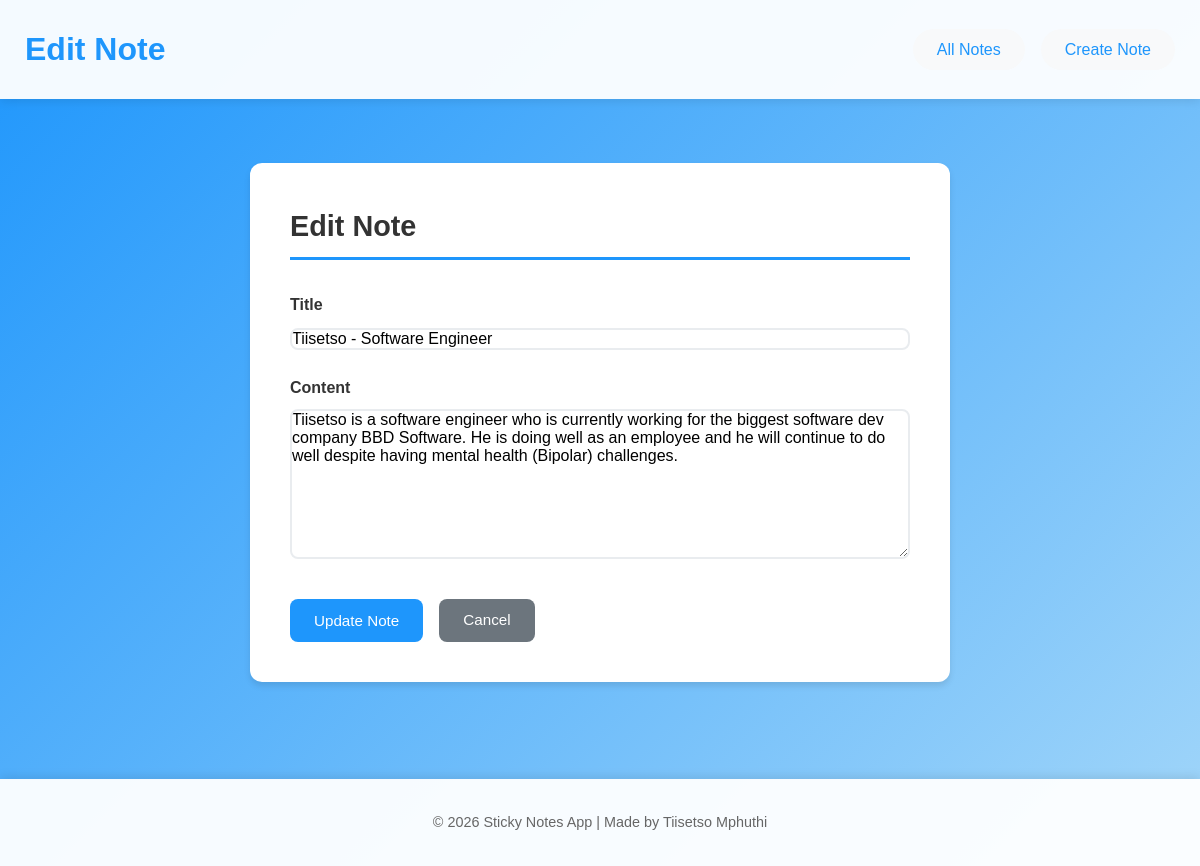
Page /note/8/edit/ on the committed database.
### notes/models.py (models this page shows, shortened)
class Note(models.Model):
    title = models.CharField(max_length=200, blank=False, null=False)
    content = models.TextField(blank=True, null=False)
    created_at = models.DateTimeField(auto_now_add=True)
    updated_at = models.DateTimeField(auto_now=True)
    class Meta:
        ordering = ['-created_at']

### notes/views.py (the view)
# urls.py: path('note/<int:pk>/edit/', views.note_update, name='note_update'),
def note_update(request, pk):
    note = get_object_or_404(Note, pk=pk)
    if request.method == 'POST':
        form = NoteForm(request.POST, instance=note)
        if form.is_valid():
            form.save()
            return redirect('note_list')
    else:
        form = NoteForm(instance=note)
    context = {
        'form': form,
        'note': note,
        'form_title': 'Edit Note',
    }
    return render(request, 'notes/note_form.html', context)

### notes/forms.py (shortened to what this page needs)
class NoteForm(forms.ModelForm):
    class Meta:
        model = Note
        fields = ['title', 'content']
        widgets = {
            'title': forms.TextInput(attrs={
                'class': 'form-control',
                'placeholder': 'Enter note title',
                'required': True
            }),
            'content': forms.Textarea(attrs={
                'class': 'form-control',
                'placeholder': 'Enter note content',
                'rows': 5,
                'required': True
            })
        }
        labels = {
            'title': 'Title',
            'content': 'Content'
        }

### notes/templates/notes/note_form.html (shortened to what this page needs)
{% extends 'base.html' %}
{% block header %}
    {% if note %}
        Edit Note
    {% else %}
        Create New Note
    {% endif %}
{% endblock %}
{% block content %}
<div class="form-container">
    <div class="form-card">
        <h2>{{ form_title }}</h2>
        <form method="post">
            <div class="form-group">
                <label for="{{ form.title.id_for_label }}">{{ form.title.label }}</label>
                {{ form.title }}
            </div>
            <div class="form-group">
                <label for="{{ form.content.id_for_label }}">{{ form.content.label }}</label>
                {{ form.content }}
            </div>
            <div class="form-actions">
                <button type="submit" class="btn btn-primary">
                    {% if note %}
                        Update Note
                    {% else %}
                        Create Note
                    {% endif %}
                </button>
                <a href="{% url 'note_list' %}" class="btn btn-secondary">Cancel</a>
            </div>
        </form>
    </div>
</div>
{% endblock %}

### notes/static/notes/styles.css (style rules this page uses)
* { margin: 0; padding: 0; box-sizing: border-box; }
body { font-family: Arial, Helvetica, sans-serif; background: linear-gradient(135deg, #1e96fc 0%, #a2d6f9 100%); min-height: 100vh; color: #333; line-height: 1.6; }
.form-container { max-width: 700px; margin: 0 auto; }
.form-card { background: white; border-radius: 12px; padding: 2.5rem; box-shadow: 0 4px 6px rgba(0, 0, 0, 0.1); }
.form-card h2 { color: #333; margin-bottom: 2rem; font-size: 1.8rem; border-bottom: 3px solid #1e96fc; padding-bottom: 0.5rem; }
.form-group { margin-bottom: 1.5rem; }
.form-group label { display: block; font-weight: 600; margin-bottom: 0.5rem; color: #333; }
.form-group input[type="text"], .form-group textarea { width: 100%; padding: 0.75; border: 2px solid #e9ecef; border-radius: 8px; font-size: 1rem; font-family: inherit; transition: border-color 0.3s ease; }
.form-group textarea { min-height: 150px; resize: vertical; }
.form-actions { display: flex; gap: 1rem; margin-top: 2rem; }
.btn { display: inline-block; padding: 0.6rem 1.5rem; border-radius: 8px; text-decoration: none; font-weight: 500; transition: all 0.3s ease; cursor: pointer; border: none; font-size: 0.95rem; text-align: center; }
.btn-primary { background: #1e96fc; color: white; }
.btn-secondary { background: #6c757d; color: white; }

### rows in the picture
Note: title "Tiisetso - Software Engineer", content "Tiisetso is a software engineer who is currently working for the biggest software dev company BBD Software. He is doing well as an employee and he will continue to do well despite having mental health (Bipolar) challenges."
